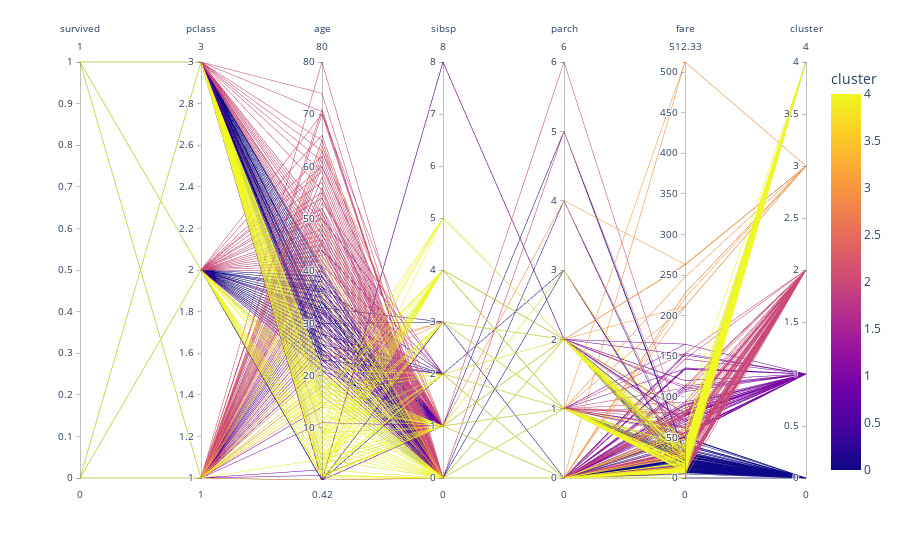

The code cell stored with this chart in its notebook:
### Code cell
# parallel_coordinates(df, "cluster")
fig=px.parallel_coordinates(df, color="cluster") # this is a Multi Dimensional plot
fig.show()

### Figure 1 — Plotly figure (JSON) as saved in the notebook; plotly's stock layout.template omitted (floating-point values rounded to 4 significant figures; data arrays with more than 128 entries replaced by an {"elided": "..."} marker saying what was removed)
{"data": [{"dimensions": [{"label": "survived", "values": {"elided": "891 int values"}}, {"label": "pclass", "values": {"elided": "891 int values"}}, {"label": "age", "values": {"elided": "891 float values"}}, {"label": "sibsp", "values": {"elided": "891 int values"}}, {"label": "parch", "values": {"elided": "891 int values"}}, {"label": "fare", "values": {"elided": "891 float values"}}, {"label": "cluster", "values": {"elided": "891 int values"}}], "domain": {"x": [0, 1], "y": [0, 1]}, "line": {"color": {"elided": "891 int values"}, "coloraxis": "coloraxis"}, "name": "", "type": "parcoords"}], "layout": {"coloraxis": {"colorbar": {"title": {"text": "cluster"}}, "colorscale": [[0, "#0d0887"], [0.1111, "#46039f"], [0.2222, "#7201a8"], [0.3333, "#9c179e"], [0.4444, "#bd3786"], [0.5556, "#d8576b"], [0.6667, "#ed7953"], [0.7778, "#fb9f3a"], [0.8889, "#fdca26"], [1, "#f0f921"]]}, "legend": {"tracegroupgap": 0}, "margin": {"t": 60}}}
